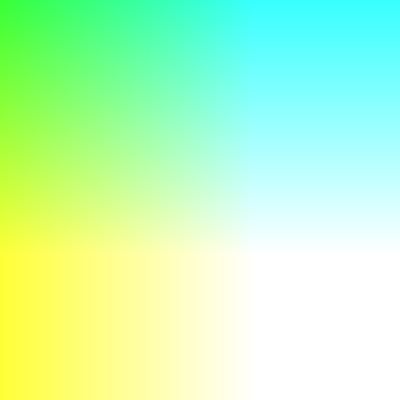
Frame 1 (no input)
Frame 60 (no input): identical to frame 1, image omitted
Frame 120 (the mouse pressed at the canvas centre since frame 60): identical to frame 1, image omitted

The p5.js sketch that drew this single still picture (run headless with seeded random() and noise() and a simulated clock; from frame 60 on, the mouse is pressed at the canvas centre):

// p5.js sketch
// ── sketch.js
function setup() {
    createCanvas(400, 400);
    pixelDensity=1
  }
  
  function draw() {
    background(220);
   
    loadPixels()
  
    for(let y=0;y<height;y++){
      for(let x=0;x<width;x++){
        let index=(x+y*width)*4
        pixels[index]=y
        pixels[index+1]=255
        pixels[index+2]=x
        pixels[index+3]=200
      }
    }
    updatePixels()
  }
